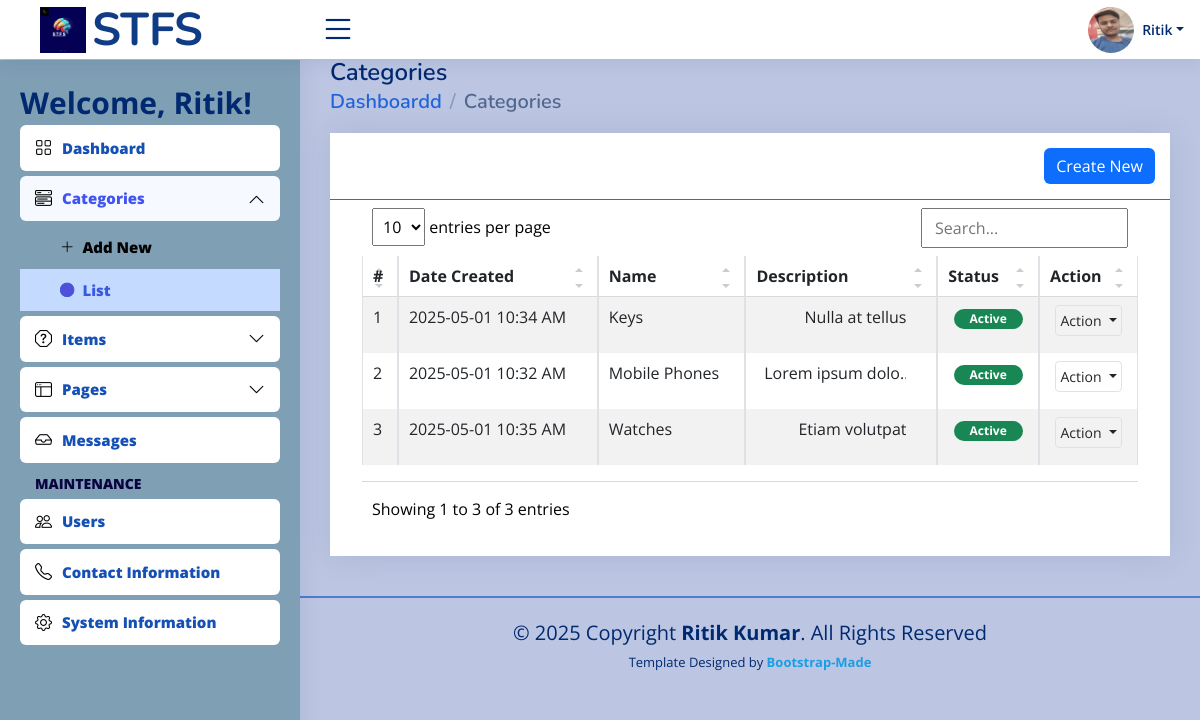
Page /admin/?page=categories (signed in) on the committed database.
### tables this page shows
CREATE TABLE `category_list` (
  `id` bigint(30) NOT NULL,
  `name` text NOT NULL,
  `description` text NOT NULL,
  `status` tinyint(1) NOT NULL DEFAULT 1,
  `created_at` datetime NOT NULL DEFAULT current_timestamp(),
  `updated_at` datetime DEFAULT NULL ON UPDATE current_timestamp()
);

### admin/categories/index.php (the view, shortened to what this page needs)
<div class="card card-outline rounded-0 card-navy">
	<div class="card-header ">
		<div class="card-tools d-flex justify-content-end">
			<a href="<?= base_url ?>admin?page=categories/manage_category" id="create_new" class="btn btn-flat btn-primary bg-gradient-teal border-0 rounded00"><span class="fas fa-plus"></span>  Create New</a>
		</div>
	</div>
	<div class="card-body">
        <div class="container-fluid">
			<div class="table-responsive">
				<table class="table table-sm table-hover table-striped table-bordered" id="list">
					<colgroup>
						<col width="5%">
						<col width="20%">
						<col width="25%">
						<col width="25%">
						<col width="15">
						<col width="10%">
					</colgroup>
					<thead>
						<tr>
							<th>#</th>
							<th>Date Created</th>
							<th>Name</th>
							<th>Description</th>
							<th>Status</th>
							<th>Action</th>
						</tr>
					</thead>
					<tbody>
						<?php
						$i = 1;
						$qry = $conn->query("SELECT * from `category_list` order by `name` asc ");
						while($row = $qry->fetch_assoc()):
						?>
							<tr>
								<td class="align-items-center text-center"><?php echo $i++; ?></td>
								<td class="align-items-center"><?php echo date("Y-m-d g:i A",strtotime($row['created_at'])) ?></td>
								<td class="align-items-center"><?= $row['name'] ?></td>
								<td class="align-items-center text-end"><p class="truncate-1" style="max-width:150px"><?= strip_tags(htmlspecialchars_decode($row['description'])) ?></p></td>
								<td class="align-items-center justify-content-center text-center">
									<?php if($row['status'] == 1): ?>
										<span class="badge bg-success px-3 rounded-pill">Active</span>
									<?php else: ?>
										<span class="badge bg-danger px-3 rounded-pill">Inactive</span>
									<?php endif; ?>
								</td>
								<td class="align-items-center" align="center">
									<div class="dropdown">
										<button type="button" class="btn btn-flat p-1 btn-default btn-sm border dropdown-toggle dropdown-icon" data-bs-toggle="dropdown">
												Action
										</button>
									</div>
								</td>
							</tr>
						<?php endwhile; ?>
					</tbody>
				</table>
			</div>
		</div>
	</div>
</div>

### assets/css/style.css (style rules this page uses)
:root { scroll-behavior: smooth; }
body { font-family: "Open Sans", sans-serif; background: #bcc6e2; color:black; }
a { color: #179ee6; text-decoration: none; }
.card { margin-bottom: 20px; border: none; border-radius: 5px; box-shadow: 0px 0 30px rgba(1, 41, 112, 0.1); }
.card-header, .card-footer { border-color: #3169db; background-color: #fff; color: #798eb3; padding: 15px; }
.card-body { padding: 0 20px 20px 20px; }

### assets/css/custom.css (style rules this page uses)
.truncate-1 { overflow: hidden; text-overflow: ellipsis; display: -webkit-box; -webkit-line-clamp: 1; -webkit-box-orient: vertical; }
.table-responsive { overflow-x: unset; }

### rows in the picture
category_list: created_at "2025-05-01 10:34 AM", name "Keys", description "Nulla at…", status "Active"
category_list: created_at "2025-05-01 10:32 AM", name "Mobile Phones", description "Lorem ipsum…", status "Active"
category_list: created_at "2025-05-01 10:35 AM", name "Watches", description "Etiam…", status "Active"

### other values in the picture
$_settings->userdata('username') "Ritik"
$_settings->userdata('firstname') "Ritik"
str_replace(['_', '/'], ' ', ($pageSplit[1] ?? $page)) "Categories"
